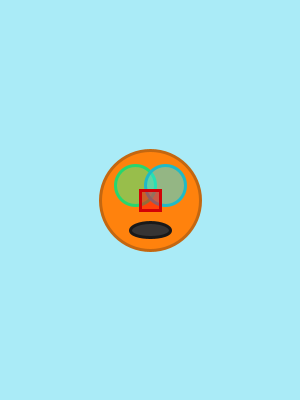
Frame 1 (no input)
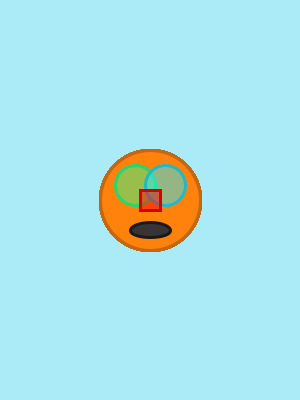
Frame 60 (the mouse pressed at the canvas centre just before this capture)
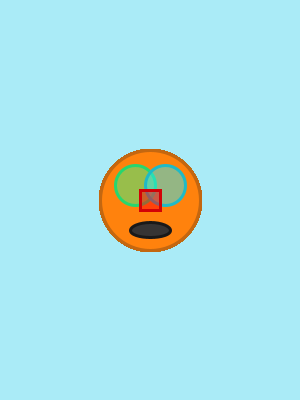
Frame 120 (the mouse held since frame 60 and released just before this capture)

The Processing sketch that drew these frames (run headless with seeded random() and noise(); from frame 60 on, the mouse is pressed at the canvas centre):

// Processing sketch: assignment_05_mission_04
// ── assignment_05_mission_04.pde
void setup() {
 size (300,400);
 background (#AAEBF7);
}

void draw() {
  
 strokeWeight(3);
  
 // Head
 fill(#FF820D);
 stroke(#C46710);
 ellipse(150,200,100,100); 
 
 // Eyes
 // Left Eye (Green)
 fill(#30FA89,127);
 stroke(#27D66E);
 ellipse(135,185,40,40);
 // Right Eye (Blue)
 fill(#28EAFA,127);
 stroke(#20BAC6);
 ellipse(165,185,40,40);
 
 // Nose
 fill(#FF0307,127);
 stroke(#D30206);
 rect(140,190,20,20);
 
 // Mouth
 fill(#363434);
 stroke(#1A1919);
 ellipse(150,230,40,15);
 
}
